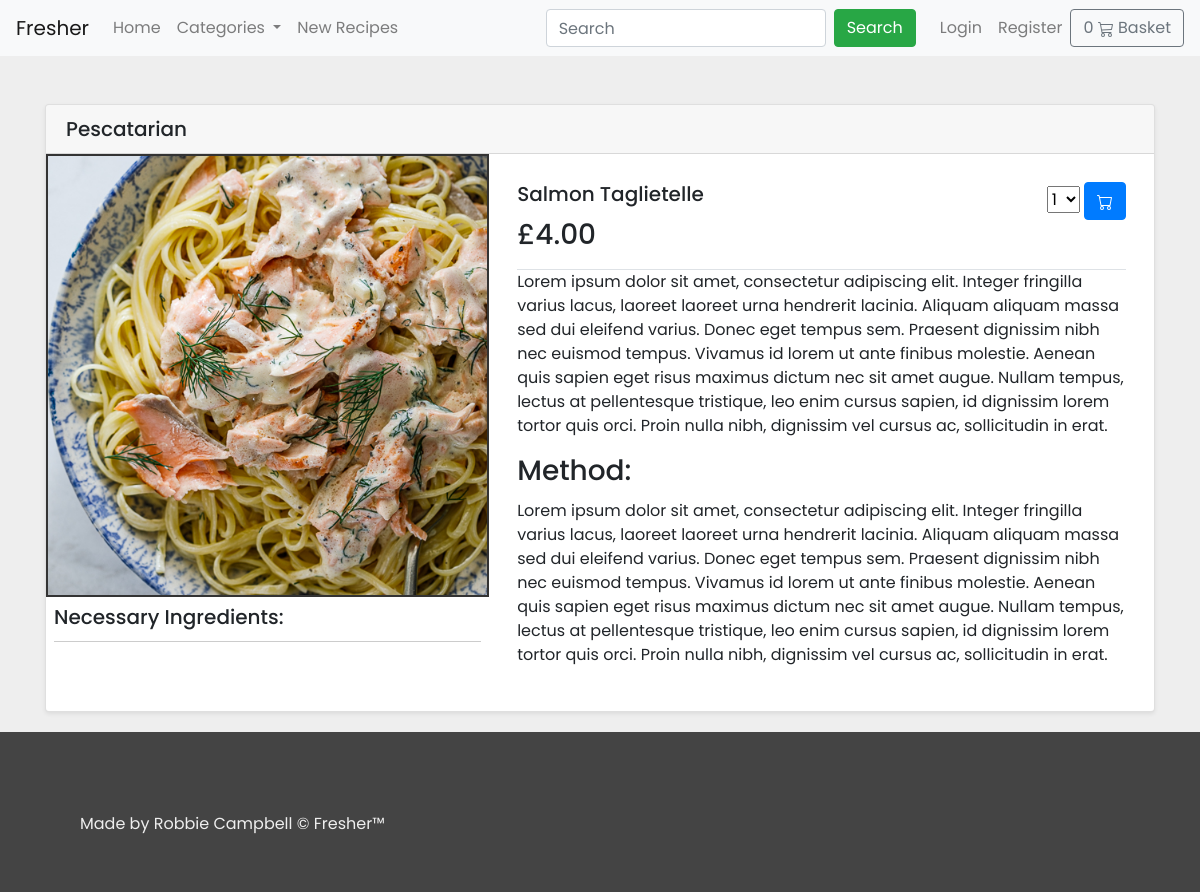
The page /recipe/7/ on the database its author committed.
### recipe/models.py (models this page shows, shortened)
class Recipe(models.Model):
    title = models.CharField(max_length=100)
    image = models.ImageField(upload_to="meals/", default="default.png")
    description = models.TextField()
    price = models.DecimalField(max_digits=6, decimal_places=2)
    author = models.ForeignKey(settings.AUTH_USER_MODEL, on_delete=models.CASCADE)
    category = models.ForeignKey(Category, on_delete=models.CASCADE)
    published = models.BooleanField(default=False)
    method = models.TextField(default="blah blah blah")
    created = models.DateTimeField(auto_now_add=True)
    updated = models.DateTimeField(auto_now=True)

class Category(models.Model):
    title = models.CharField(max_length=30)
    description = models.CharField(max_length=100)
    class Meta:
        verbose_name_plural = "Categories"
    def __str__(self):
        return self.title
    def get_absolute_url(self):
        return reverse('recipe:category', args=[self.id])

### recipe/views.py (the view)
# urls.py: path('<int:id>/', views.single, name="recipe_single"),
def single(request, id):
    recipe = Recipe.objects.get(id=id)
    ingredients = Ingredient.objects.filter(recipe=id)
    return render(request, 'recipe/single.html', {"recipe": recipe, "ingredients": ingredients})

### basket/basket.py (called while the page is built)
    def __len__(self):
        return sum(item['qty'] for item in self.basket.values())

### basket/context_processors.py (called while the page is built)
def basket(request):
    return {'basket': Basket(request)}

### recipe/context_processors.py (called while the page is built)
def categories(request):
    categories = Category.objects.all()
    return {"categories": categories}

### templates/recipe/single.html (shortened to what this page needs)
{% extends 'base.html' %}
{% block content %}
{% load static %}
<div class="container">
    <div class="card mt-5 shadow-sm">
        <div>
            <h5 class="card-header">{{ recipe.category }}</h5>
        </div>
        <div class="d-flex recipe">
            <div style="max-width:50%;  min-width:40%;">
                <img src="{{ recipe.image.url }}" style="border: 2px solid #333; max-width:100%; max-height:500px;"
                    alt="{{ recipe.title }}">
                <div style="border-bottom: 1px solid #CCC;" class="m-2">
                    <h5 class="card-title">Necessary Ingredients:</h5>
                </div>
            </div>
            <div class="card-body m-2" style="height:100%;">
                <div id="description" class="border-bottom">
                    <div>
                        <h5 class="card-title">{{ recipe.title }}</h5>
                        <h3 class="card-title">£{{ recipe.price }}</h3>
                    </div>
                    <div style="min-width: 20%;" class="text-right justify-content-end">
                        <select id="select">
                            <option value="1">1</option>
                        </select>
                        <button id="add_to_basket" value="{{ recipe.id }}" class="btn btn-primary"></button>
                    </div>
                </div>
                <p class="card-text">{{ recipe.description }}</p>
                <div>
                    <h3 class="card-title">Method:</h3>
                    <p>{{ recipe.method }}</p>
                </div>
            </div>
        </div>
    </div>
</div>
{% endblock content %}

### static/css/style.css (style rules this page uses)
body { font-family: 'Poppins', sans-serif; height: 100vh; min-height:100vh; position: relative; background:#EEE; }
.card-body { height: 248px; position: relative; }
#description { padding-bottom: 5px; display: flex; justify-content:space-between; align-items: right; }

### rows shown on the page
Recipe: category "Pescatarian", image (picture), title "Salmon Taglietelle", price "4.00", description "Lorem ipsum dolor sit amet, consectetur adipiscing elit. Integer fringilla varius lacus, laoreet laoreet urna hendrerit lacinia. Aliquam aliquam massa sed dui eleifend varius. Donec eget tempus sem. Praesent dignissim nibh nec euismod tempus. Vivamus id lorem ut ante finibus molestie. Aenean quis sapien eget risus maximus dictum nec sit amet augue. Nullam tempus, lectus at pellentesque tristique, leo enim cursus sapien, id dignissim lorem tortor quis orci. Proin nulla nibh, dignissim vel cursus ac, sollicitudin in erat.", method "Lorem ipsum dolor sit amet, consectetur adipiscing elit. Integer fringilla varius lacus, laoreet laoreet urna hendrerit lacinia. Aliquam aliquam massa sed dui eleifend varius. Donec eget tempus sem. Praesent dignissim nibh nec euismod tempus. Vivamus id lorem ut ante finibus molestie. Aenean quis sapien eget risus maximus dictum nec sit amet augue. Nullam tempus, lectus at pellentesque tristique, leo enim cursus sapien, id dignissim lorem tortor quis orci. Proin nulla nibh, dignissim vel cursus ac, sollicitudin in erat."
